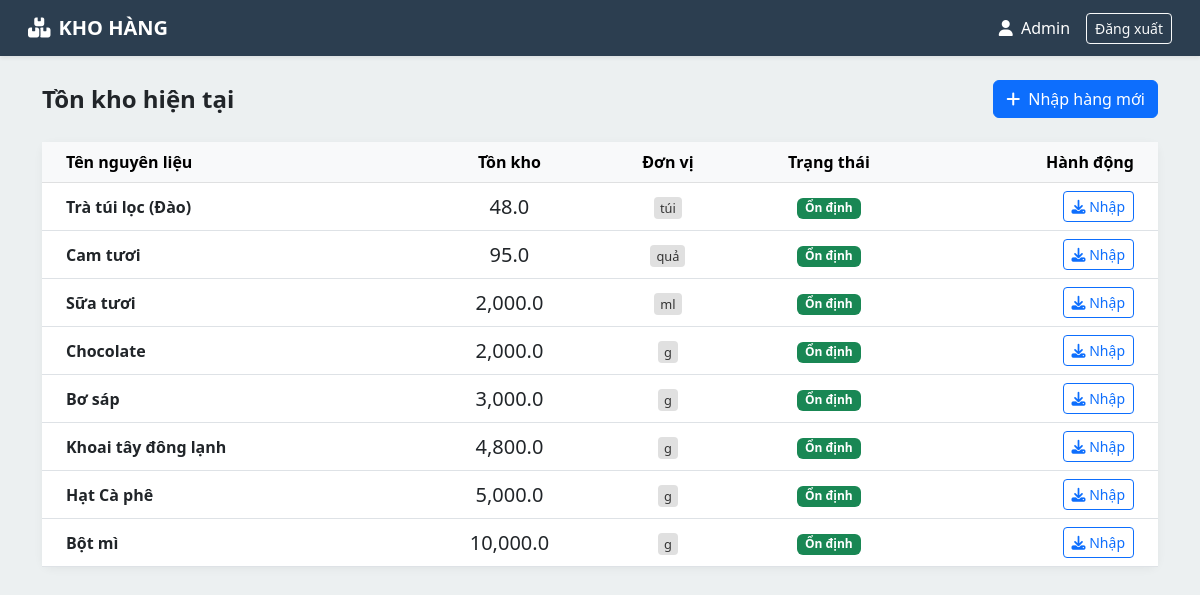
Before: /warehouse/index.php (signed in) with the older database file.
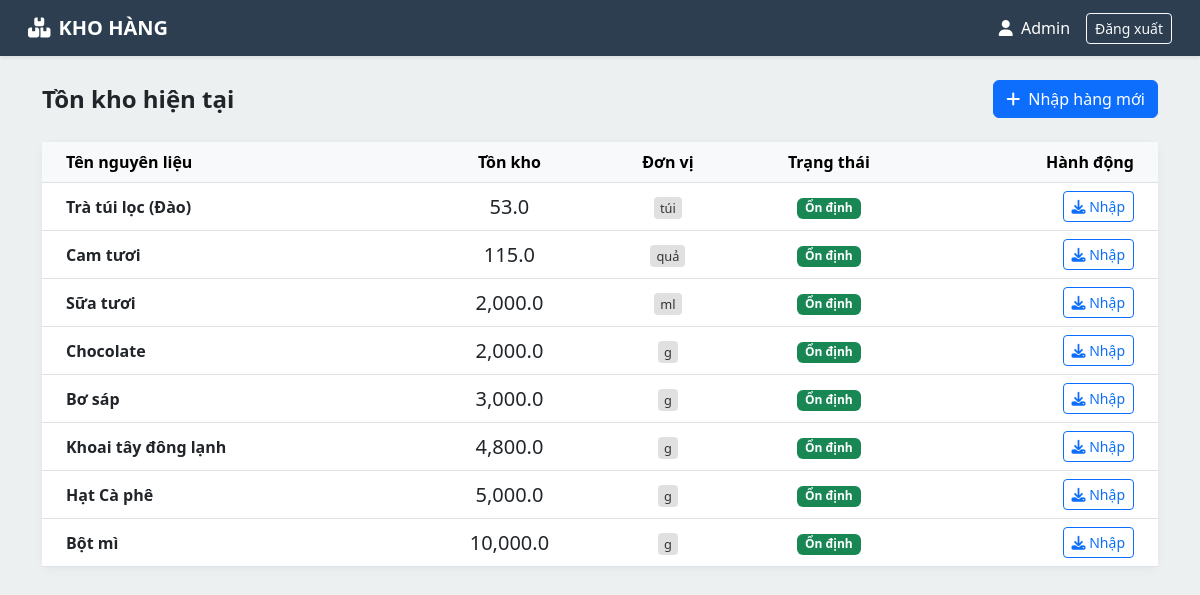
After: the same page with the newer database file.
### tables this page shows
CREATE TABLE `ingredients` (
  `id` int(11) NOT NULL,
  `name` varchar(100) NOT NULL,
  `unit` varchar(20) NOT NULL,
  `quantity` float DEFAULT 0,
  `min_quantity` float DEFAULT 10,
  `last_updated` timestamp NOT NULL DEFAULT current_timestamp() ON UPDATE current_timestamp()
);

### warehouse/index.php (the view, shortened to what this page needs)
<?php
require_once '../includes/db_connection.php';
$query = "SELECT * FROM ingredients ORDER BY quantity ASC";
$result = $mysqli->query($query);
?>
<!DOCTYPE html>
<html lang="vi">
<head>
    <link href="https://cdn.jsdelivr.net/npm/bootstrap@5.3.0/dist/css/bootstrap.min.css" rel="stylesheet">
    <link rel="stylesheet" href="https://cdnjs.cloudflare.com/ajax/libs/font-awesome/6.4.0/css/all.min.css">
</head>
<body>
<nav class="navbar navbar-expand-lg navbar-wh px-3 py-2 shadow-sm">
    <div class="container-fluid">
        <a class="navbar-brand text-white fw-bold" href="#"><i class="fa-solid fa-boxes-stacked me-2"></i>KHO HÀNG</a>
        <div class="d-flex align-items-center text-white">
            <span class="me-3"><i class="fa-solid fa-user me-1"></i> <?= $_SESSION['fullname'] ?? 'Thủ kho' ?></span>
            <a href="../logout.php" class="btn btn-sm btn-outline-light">Đăng xuất</a>
        </div>
    </div>
</nav>
<div class="container py-4">
    <div class="row mb-4">
        <div class="col-md-12 d-flex justify-content-between align-items-center">
            <h4 class="fw-bold text-dark mb-0">Tồn kho hiện tại</h4>
            <button class="btn btn-primary" data-bs-toggle="modal" data-bs-target="#importModal">
                <i class="fa-solid fa-plus me-2"></i>Nhập hàng mới
            </button>
        </div>
    </div>
    <div class="card card-stock">
        <div class="card-body p-0">
            <table class="table table-hover align-middle mb-0">
                <thead class="table-light">
                    <tr>
                        <th class="ps-4">Tên nguyên liệu</th>
                        <th class="text-center">Tồn kho</th>
                        <th class="text-center">Đơn vị</th>
                        <th class="text-center">Trạng thái</th>
                        <th class="text-end pe-4">Hành động</th>
                    </tr>
                </thead>
                <tbody>
                    <?php while($row = $result->fetch_assoc()): ?>
                        <?php
                            $is_low = $row['quantity'] <= $row['min_quantity'];
                            $row_class = $is_low ? 'low-stock' : '';
                        ?>
                        <tr class="<?= $row_class ?>">
                            <td class="ps-4 fw-bold"><?= $row['name'] ?></td>
                            <td class="text-center fs-5">
                                <?= number_format($row['quantity'], 1) ?>
                            </td>
                            <td class="text-center"><span class="unit-badge"><?= $row['unit'] ?></span></td>
                            <td class="text-center">
                                <?php if($is_low): ?>
                                    <span class="badge bg-danger">Sắp hết</span>
                                <?php else: ?>
                                    <span class="badge bg-success">Ổn định</span>
                                <?php endif; ?>
                            </td>
                            <td class="text-end pe-4">
                                <button class="btn btn-sm btn-outline-primary btn-quick-import"
                                        data-id="<?= $row['id'] ?>"
                                        data-name="<?= $row['name'] ?>"
                                        data-unit="<?= $row['unit'] ?>">
                                    <i class="fa-solid fa-download"></i> Nhập
                                </button>
                            </td>
                        </tr>
                    <?php endwhile; ?>
                </tbody>
            </table>
        </div>
    </div>
</div>
</body>
</html>

### warehouse/index.php (style rules this page uses)
:root { --wh-primary: #2c3e50; --wh-bg: #ecf0f1; }
body { background-color: var(--wh-bg); font-family: 'Segoe UI', sans-serif; }
.navbar-wh { background-color: var(--wh-primary); color: white; }
.card-stock { border: none; border-radius: 10px; box-shadow: 0 2px 10px rgba(0,0,0,0.05); }
.unit-badge { background: #e0e0e0; color: #333; font-size: 0.8em; padding: 2px 6px; border-radius: 4px; }

Changed rows visible on the page:
changed ingredients "Trà túi lọc (Đào)": quantity "48.0" → "53.0"
changed ingredients "Cam tươi": quantity "95.0" → "115.0"
